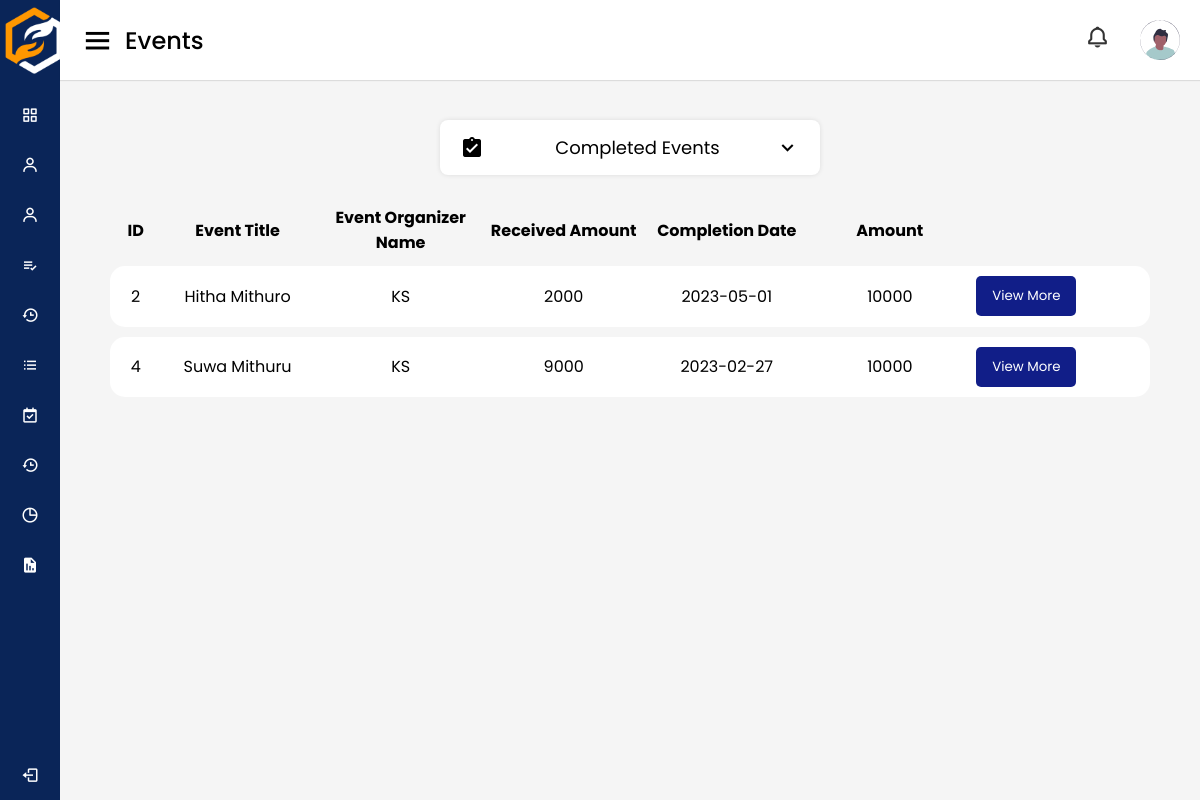
Screenshot of /adminPages/completedEvents (signed in) with the database file from the repository.
### tables this page shows
CREATE TABLE `events` (
  `id` int(11) NOT NULL,
  `event_title` varchar(255) NOT NULL,
  `description` text NOT NULL,
  `location` varchar(255) NOT NULL,
  `published_date` date NOT NULL DEFAULT current_timestamp(),
  `due_date` date NOT NULL,
  `completed_date` date NOT NULL,
  `rejected_date` date NOT NULL,
  `status` int(11) NOT NULL,
  `budget` int(11) NOT NULL,
  `received` int(11) NOT NULL,
  `proof_letter` varchar(255) NOT NULL,
  `thumbnail` varchar(255) NOT NULL,
  `bank_pass_book` varchar(255) NOT NULL,
  `bank_acc_number` varchar(255) NOT NULL,
  `bank_name` varchar(255) NOT NULL,
  `event_org_id` int(11) NOT NULL,
  `rejection_note` varchar(255) NOT NULL
);

CREATE TABLE `event_org` (
  `id` int(11) NOT NULL,
  `full_name` varchar(255) NOT NULL,
  `NIC` varchar(255) NOT NULL,
  `community_name` varchar(255) NOT NULL,
  `designation` varchar(255) NOT NULL,
  `zipcode` varchar(255) NOT NULL,
  `district` int(11) NOT NULL,
  `acc_status` int(11) NOT NULL,
  `user_id` int(11) NOT NULL,
  `proof_document` varchar(255) NOT NULL
);

### app/controllers/AdminPages.php (called while the page is built, shortened)
<?php
class AdminPages extends Controller
{
    public function __construct()
    {
        $this->adminPageModel = $this->model('AdminPage');
    }
    public function completedEvents()
    {
        $completedEvents = $this->adminPageModel->completedEvents();
        $data = [
            'completedEvents' => $completedEvents
        ];
        $this->view('users/admin/completedEvents', $data);
    }
}

### app/libraries/Core.php (called while the page is built, shortened)
<?php
  class Core {
    protected $currentMethod = 'index';
    public function __construct(){
      $url = $this->getUrl();
      if(file_exists('../app/controllers/' . ucwords($url[0] ?? ''). '.php')){
        unset($url[0]);
      }
      $this->currentController = new $this->currentController;
      if(isset($url[1])){
        if(method_exists($this->currentController, $url[1])){
          $this->currentMethod = $url[1];
          unset($url[1]);
        }
      }
      $this->params = $url ? array_values($url) : [];
      call_user_func_array([$this->currentController, $this->currentMethod], $this->params);
    }
      public function getUrl(){
      if(isset($_GET['url'])){
        $url = rtrim($_GET['url'], '/');
        $url = filter_var($url, FILTER_SANITIZE_URL);
        $url = explode('/', $url);
        return $url;
      }
    }
  }

### public/index.php (called while the page is built, shortened)
<?php
    $init = new Core;

### app/libraries/Database.php (called while the page is built, shortened)
<?php
class Database
{
    private $host = DB_HOST;
    private $user = DB_USER;
    private $pass = DB_PASS;
    private $dbname = DB_NAME;
    private $dbh;
    private $stmt;
    public function __construct()
    {
        $dsn = 'mysql:host=' . $this->host . ';dbname=' . $this->dbname;
        $options = array(
            PDO::ATTR_PERSISTENT => true,
            PDO::ATTR_ERRMODE => PDO::ERRMODE_EXCEPTION
        );
        try {
            $this->dbh = new PDO($dsn, $this->user, $this->pass, $options);
        } catch (PDOException $e) {
            $this->error = $e->getMessage();
            echo $this->error;
        }
    }
    public function query($sql)
    {
        $this->stmt = $this->dbh->prepare($sql);
    }
    public function resultSet()
    {
        $this->execute();
        return $this->stmt->fetchAll(PDO::FETCH_OBJ);
    }
    public function execute()
    {
        return $this->stmt->execute();
    }
}

### app/models/AdminPage.php (called while the page is built, shortened)
<?php
class AdminPage
{
    private $db;
    public function __construct()
    {
        $this->db = new Database;
    }
    public function completedEvents()
    {
        $this->db->query('SELECT e.id, e.event_title, e.description, e.completed_date, e.budget, e.received, e.location, r.email, o.full_name FROM events e JOIN reg_user r ON e.event_org_id = r.id JOIN event_org o ON e.event_org_id = o.user_id WHERE e.status = 3');
        $results = $this->db->resultSet();
        return $results;
    }
}

### app/views/users/admin/completedEvents.php (the view, shortened to what this page needs)
<!DOCTYPE html>
<html lang="en" dir="ltr">
<head>
    <link rel="stylesheet" href="<?php echo URLROOT; ?>/css/style_dashboard.css" />
    <link rel="stylesheet" href="<?php echo URLROOT; ?>/css/donation_req.css" />
    <link href="https://unpkg.com/boxicons@2.0.7/css/boxicons.min.css" rel="stylesheet" />
</head>
<body>
<?php require APPROOT.'/views/inc/side_navbar.php';?>
<section class="home-section">
    <nav>
        <div class="sidebar-button">
            <i class="bx bx-menu sidebarBtn"></i>
            <span class="dashboard">Events</span>
        </div>
        <div class="profile-details">
            <div class="notification">
                <i class="bx bx-bell bx-tada notification"></i>
            </div>
            <img src="<?php echo URLROOT; ?>/img/profile_pic.svg" alt="" />
        </div>
    </nav>
    <main>
            <div class="select-menu">
                <div class="select-btn">
                    <span class="material-icons"
                          style="color: black; margin-right: 1rem;">assignment_turned_in</span>
                    <span class="option-text">Completed Events</span>
                    <i class="bx bx-chevron-down"></i>
                </div>
            </div>
        <div class="cards_heading head">
            <div>ID</div>
            <div>Event Title</div>
            <div>Event Organizer Name</div>
            <div>Received Amount</div>
            <div>Completion Date</div>
            <div>Amount</div>
        </div>
        <?php foreach($data['completedEvents'] as $completedEvents) : ?>
            <div class="cards_heading cards_color">
                <div><?php echo $completedEvents->id; ?></div>
                <div><?php echo $completedEvents->event_title; ?></div>
                <div><?php echo $completedEvents->full_name; ?></div>
                <div><?php echo $completedEvents->received; ?></div>
                <div><?php echo $completedEvents->completed_date; ?></div>
                <div><?php echo $completedEvents->budget; ?></div>
                <div>
                    <div style="text-align: center;"> <a href="<?php echo URLROOT; ?>/pages/completedEventDetails/<?php echo $completedEvents->id; ?>"> <button class="btnview" >View More</button> </a></div>
                </div>
            </div>
        <?php endforeach; ?>
        </main>
    </section>
</body>
</html>

### public/css/style_dashboard.css (style rules this page uses)
* { margin: 0; padding: 0; box-sizing: border-box; font-family: 'Poppins', sans-serif; }
.home-section { position: relative; background: #f5f5f5; min-height: 100vh; width: calc(100% - 240px); left: 240px; transition: all 0.5s ease; }
.home-section nav { display: flex; justify-content: space-between; height: 80px; background: #fff; display: flex; align-items: center; position: fixed; width: calc(100% - 240px); left: 240px; z-index: 100; padding: 0 20px; box-shadow: 0 1px 1px rgba(0, 0, 0, 0.1); transition: all 0.5s ease; }
.home-section nav .sidebar-button { display: flex; align-items: center; font-size: 24px; font-weight: 500; }
nav .sidebar-button i { font-size: 35px; margin-right: 10px; }
.home-section nav .profile-details { display: flex; align-items: center; padding: 0 auto; }
.profile-details i { padding: 0px 30px; }
nav .profile-details img { height: 40px; width: 40px; border-radius: 6px; object-fit: cover; }
nav .profile-details i { font-size: 25px; color: #333; }
.bx-bell { padding: 10px 10px; }
a { text-decoration: none; }
@media (max-width: 1240px) { .home-section { width: calc(100% - 60px); left: 60px; } }
@media (max-width: 1240px) { .home-section nav { width: calc(100% - 60px); left: 60px; } }

### public/css/donation_req.css (style rules this page uses)
:root { --color-white: #fff; --color-info-dark:#7d8da1; --color-info-light:#dce1eb; --color-dark:#363949; --color-light:rgba(132, 139, 200, 0.18); --color-primary-varient:#111e88; --color-background:#f6f6f9; --card-border-radius: 2rem; --border-radius-1: 0.4rem; --border-radius-2: 0.8rem; --border-radius-3: 1.2rem; --card-padding:1.8rem; --padding-1:1.2rem; --box-shadow: 0 2rem 3rem var(--color-light) }
* { margin: 0; padding: 0; box-sizing: border-box; font-family: 'Poppins', sans-serif; }
main { padding-top: 120px; padding-left: 50px; padding-right: 50px; }
.cards_heading { grid-template-columns: 3% 15% 15% 15% 15% 15% 15% ; grid-column-gap: 1%; color: var(--black); max-width: 100%; margin: auto; padding: 1%; font-size: 1rem; border-radius: 15px; font-weight: bold; margin-right: 0px; margin-left: 0px; text-align: center; display: grid; align-items: center; }
.head { font-size: 1rem; }
.cards_color { background: #ffffff; font-weight: normal; color: black; margin-bottom: 10px; margin-right: 0; font-size: 1rem; }
.select-menu { width: 380px; margin-top: 5px; margin: auto; margin-bottom: 20px; position: relative; }
.btnview { display: flex; align-items: center; justify-content: center; height: 40px; margin-right: 0px; max-width: 100px; width: 100%; border: none; outline: none; color: #fff; border-radius: 5px; background-color: #111e88; transition: all 0.3s linear; cursor: pointer; }
.select-menu .select-btn { display: flex; height: 55px; background: #fff; padding: 20px; font-size: 18px; font-weight: 400; border-radius: 8px; align-items: center; cursor: pointer; justify-content: space-between; box-shadow: 0 0 5px rgba(0,0,0,0.1); }
.select-btn i { font-size: 25px; transition: 0.3s; }
.home-section { position: relative; background: #f5f5f5; min-height: 100vh; width: calc(100% - 240px); left: 240px; transition: all 0.5s ease; }
.home-section nav { display: flex; justify-content: space-between; height: 80px; background: #fff; display: flex; align-items: center; position: fixed; width: calc(100% - 240px); left: 240px; z-index: 100; padding: 0 20px; box-shadow: 0 1px 1px rgba(0, 0, 0, 0.1); transition: all 0.5s ease; }
.home-section nav .sidebar-button { display: flex; align-items: center; font-size: 24px; font-weight: 500; }
nav .sidebar-button i { font-size: 35px; margin-right: 10px; }
.home-section nav .profile-details { display: flex; align-items: center; padding: 0 auto; }
.profile-details i { padding: 0px 30px; }
nav .profile-details img { height: 40px; width: 40px; border-radius: 6px; object-fit: cover; }
nav .profile-details i { font-size: 25px; color: #333; }
.bx-bell { padding: 10px 10px; }
@media (max-width: 1240px) { .home-section { width: calc(100% - 60px); left: 60px; } }
@media (max-width: 1240px) { .home-section nav { width: calc(100% - 60px); left: 60px; } }

### rows the page displays
events: id "2", event_title "Hitha Mithuro", event_org.full_name "KS", received "2000", completed_date "2023-05-01", budget "10000"
events: id "4", event_title "Suwa Mithuru", event_org.full_name "KS", received "9000", completed_date "2023-02-27", budget "10000"
